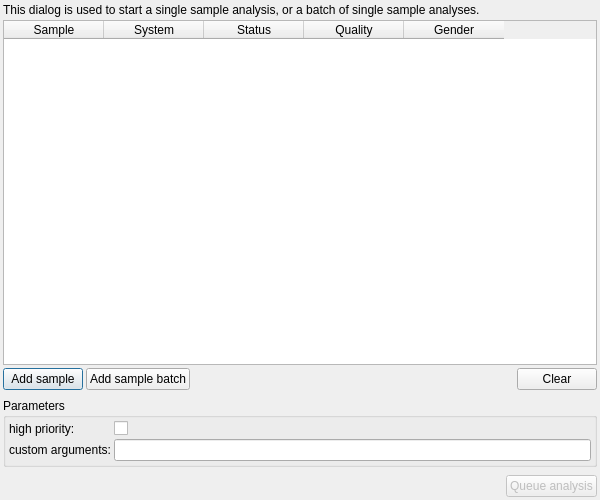
<?xml version="1.0" encoding="UTF-8"?>
<ui version="4.0">
 <class>SingleSampleAnalysisDialog</class>
 <widget class="QDialog" name="SingleSampleAnalysisDialog">
  <property name="geometry">
   <rect>
    <x>0</x>
    <y>0</y>
    <width>600</width>
    <height>500</height>
   </rect>
  </property>
  <property name="minimumSize">
   <size>
    <width>600</width>
    <height>500</height>
   </size>
  </property>
  <property name="windowTitle">
   <string>Start sample analysis</string>
  </property>
  <layout class="QVBoxLayout" name="verticalLayout">
   <property name="spacing">
    <number>3</number>
   </property>
   <property name="leftMargin">
    <number>3</number>
   </property>
   <property name="topMargin">
    <number>3</number>
   </property>
   <property name="rightMargin">
    <number>3</number>
   </property>
   <property name="bottomMargin">
    <number>3</number>
   </property>
   <item>
    <widget class="QLabel" name="label_7">
     <property name="text">
      <string>&lt;html&gt;&lt;head/&gt;&lt;body&gt;&lt;p&gt;This dialog is used to start a single sample analysis, or a batch of single sample analyses.&lt;/p&gt;&lt;/body&gt;&lt;/html&gt;</string>
     </property>
     <property name="alignment">
      <set>Qt::AlignBottom|Qt::AlignLeading|Qt::AlignLeft</set>
     </property>
     <property name="wordWrap">
      <bool>true</bool>
     </property>
    </widget>
   </item>
   <item>
    <widget class="QTableWidget" name="samples_table">
     <property name="editTriggers">
      <set>QAbstractItemView::NoEditTriggers</set>
     </property>
     <column>
      <property name="text">
       <string>Sample</string>
      </property>
     </column>
     <column>
      <property name="text">
       <string>System</string>
      </property>
     </column>
     <column>
      <property name="text">
       <string>Status</string>
      </property>
     </column>
     <column>
      <property name="text">
       <string>Quality</string>
      </property>
     </column>
     <column>
      <property name="text">
       <string>Gender</string>
      </property>
     </column>
    </widget>
   </item>
   <item>
    <layout class="QHBoxLayout" name="horizontalLayout_2">
     <property name="spacing">
      <number>3</number>
     </property>
     <item>
      <widget class="QPushButton" name="add_sample">
       <property name="text">
        <string>Add sample</string>
       </property>
       <property name="icon">
        <iconset resource="GSvar.qrc">
         <normaloff>:/Icons/Add.png</normaloff>:/Icons/Add.png</iconset>
       </property>
      </widget>
     </item>
     <item>
      <widget class="QPushButton" name="add_batch">
       <property name="text">
        <string>Add sample batch</string>
       </property>
       <property name="icon">
        <iconset resource="GSvar.qrc">
         <normaloff>:/Icons/AddTemporary.png</normaloff>:/Icons/AddTemporary.png</iconset>
       </property>
      </widget>
     </item>
     <item>
      <spacer name="horizontalSpacer_2">
       <property name="orientation">
        <enum>Qt::Horizontal</enum>
       </property>
       <property name="sizeHint" stdset="0">
        <size>
         <width>40</width>
         <height>20</height>
        </size>
       </property>
      </spacer>
     </item>
     <item>
      <widget class="QPushButton" name="clear">
       <property name="text">
        <string>Clear</string>
       </property>
       <property name="icon">
        <iconset resource="GSvar.qrc">
         <normaloff>:/Icons/Remove.png</normaloff>:/Icons/Remove.png</iconset>
       </property>
      </widget>
     </item>
    </layout>
   </item>
   <item>
    <spacer name="verticalSpacer_2">
     <property name="orientation">
      <enum>Qt::Vertical</enum>
     </property>
     <property name="sizeType">
      <enum>QSizePolicy::Fixed</enum>
     </property>
     <property name="sizeHint" stdset="0">
      <size>
       <width>5</width>
       <height>5</height>
      </size>
     </property>
    </spacer>
   </item>
   <item>
    <widget class="QGroupBox" name="param_group">
     <property name="title">
      <string>Parameters</string>
     </property>
     <property name="flat">
      <bool>true</bool>
     </property>
     <layout class="QFormLayout" name="formLayout">
      <property name="horizontalSpacing">
       <number>3</number>
      </property>
      <property name="verticalSpacing">
       <number>3</number>
      </property>
      <property name="leftMargin">
       <number>3</number>
      </property>
      <property name="topMargin">
       <number>3</number>
      </property>
      <property name="rightMargin">
       <number>3</number>
      </property>
      <property name="bottomMargin">
       <number>3</number>
      </property>
      <item row="0" column="1">
       <widget class="QCheckBox" name="high_priority">
        <property name="text">
         <string/>
        </property>
        <property name="checked">
         <bool>false</bool>
        </property>
       </widget>
      </item>
      <item row="1" column="1">
       <widget class="QLineEdit" name="custom_args"/>
      </item>
      <item row="0" column="0">
       <widget class="QLabel" name="label">
        <property name="text">
         <string>high priority:</string>
        </property>
       </widget>
      </item>
      <item row="1" column="0">
       <widget class="QLabel" name="label_2">
        <property name="text">
         <string>custom arguments:</string>
        </property>
       </widget>
      </item>
     </layout>
    </widget>
   </item>
   <item>
    <spacer name="verticalSpacer">
     <property name="orientation">
      <enum>Qt::Vertical</enum>
     </property>
     <property name="sizeType">
      <enum>QSizePolicy::Fixed</enum>
     </property>
     <property name="sizeHint" stdset="0">
      <size>
       <width>5</width>
       <height>5</height>
      </size>
     </property>
    </spacer>
   </item>
   <item>
    <layout class="QHBoxLayout" name="horizontalLayout">
     <property name="spacing">
      <number>3</number>
     </property>
     <item>
      <spacer name="horizontalSpacer">
       <property name="orientation">
        <enum>Qt::Horizontal</enum>
       </property>
       <property name="sizeHint" stdset="0">
        <size>
         <width>40</width>
         <height>20</height>
        </size>
       </property>
      </spacer>
     </item>
     <item>
      <widget class="QPushButton" name="start_button">
       <property name="enabled">
        <bool>false</bool>
       </property>
       <property name="text">
        <string>Queue analysis</string>
       </property>
      </widget>
     </item>
    </layout>
   </item>
  </layout>
 </widget>
 <resources>
  <include location="GSvar.qrc"/>
 </resources>
 <connections>
  <connection>
   <sender>start_button</sender>
   <signal>clicked()</signal>
   <receiver>SingleSampleAnalysisDialog</receiver>
   <slot>accept()</slot>
   <hints>
    <hint type="sourcelabel">
     <x>519</x>
     <y>251</y>
    </hint>
    <hint type="destinationlabel">
     <x>281</x>
     <y>133</y>
    </hint>
   </hints>
  </connection>
 </connections>
</ui>
